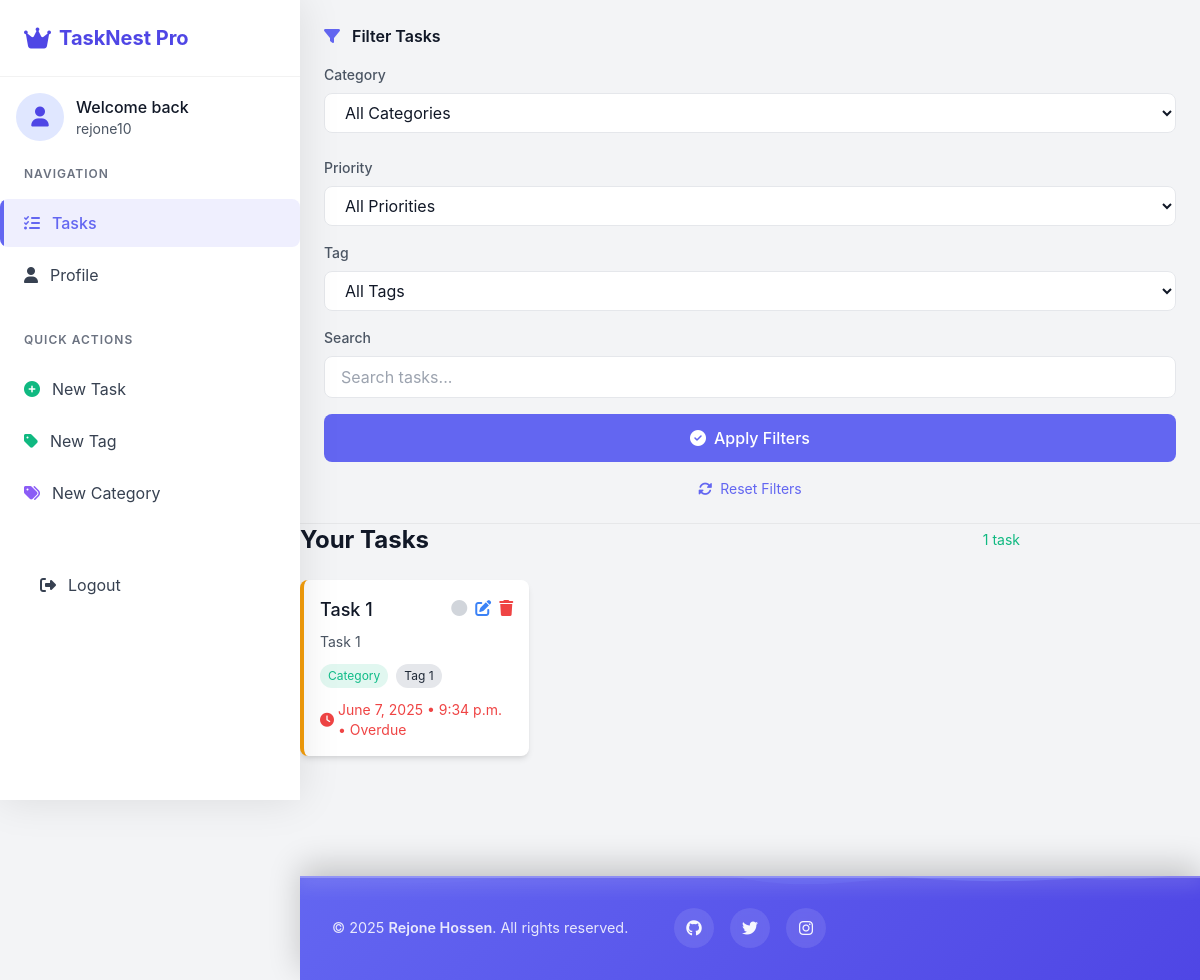
Before: / (signed in) with the older database file.
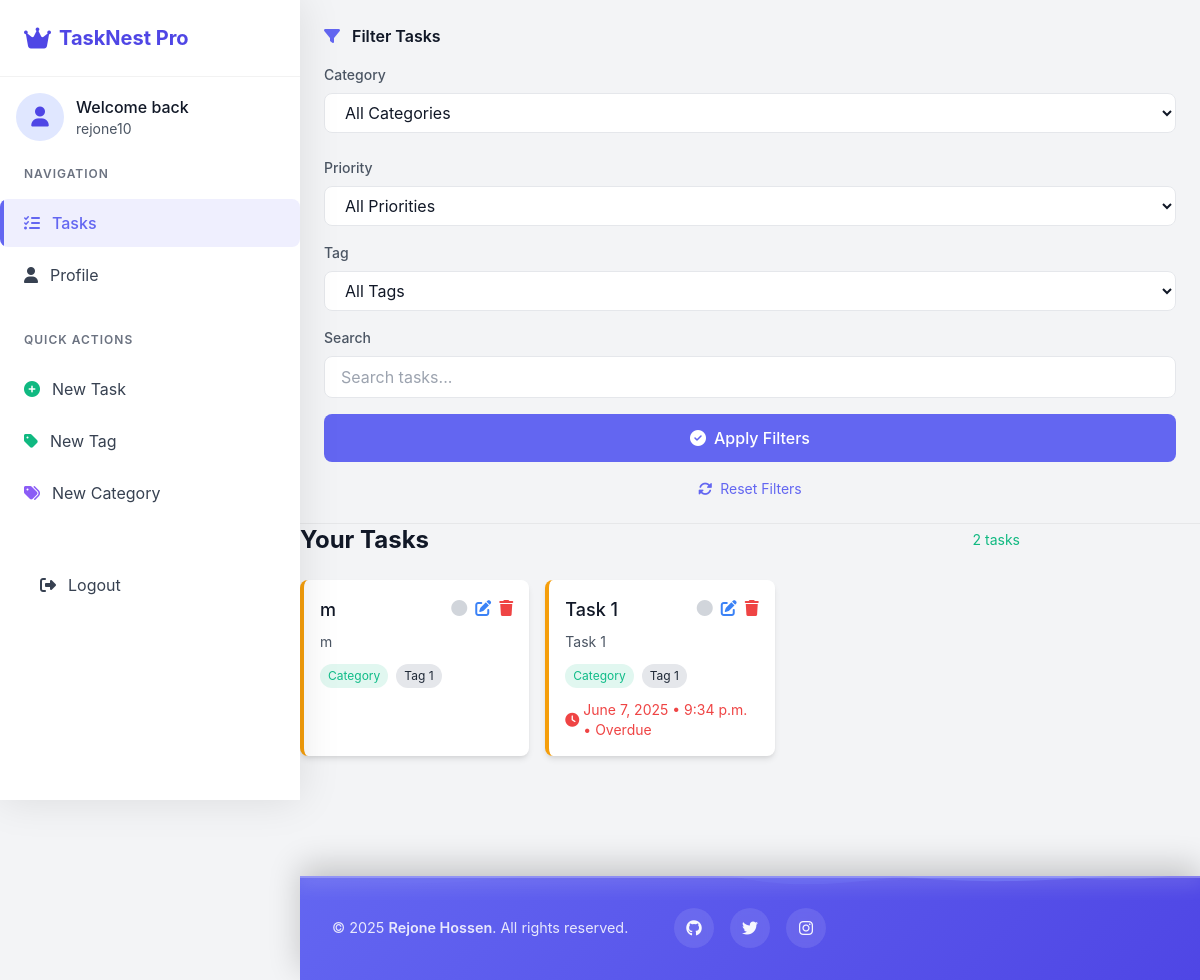
After: the same page with the newer database file.
### core/models.py (models this page shows, shortened)
class Task(models.Model):
    user = models.ForeignKey(CustomUser, on_delete=models.CASCADE, null=True, blank=True)
    title = models.CharField(max_length=200, null=True, blank=True)
    description = models.TextField(blank=True, null=True)
    priority = models.CharField(max_length=1, choices=PRIORITY_CHOICES, default='M')
    completed = models.BooleanField(default=False)
    created_at = models.DateTimeField(auto_now_add=True)
    updated_at = models.DateTimeField(auto_now=True)
    due_date = models.DateTimeField(blank=True, null=True)
    category = models.ForeignKey(Category, on_delete=models.SET_NULL, blank=True, null=True)
    tags = models.ManyToManyField(Tag, blank=True)
    order = models.PositiveIntegerField(default=0)
    class Meta:
        ordering = ['order', '-priority', 'due_date']
    @property
    def is_overdue(self):
        return self.due_date and timezone.now() > self.due_date
    @property
    def time_left(self):
        if not self.due_date:
            return None
        delta = self.due_date - timezone.now()
        if delta.total_seconds() < 0:
            return "Overdue"
        days = delta.days
        hours = delta.seconds // 3600
        if days > 0:
            return f"{days}d {hours}h left"
        return f"{hours}h left"

class Category(models.Model):
    name = models.CharField(max_length=50, null=True, blank=True)
    color = models.CharField(max_length=7, default='#3B82F6', null=True, blank=True)
    user = models.ForeignKey(CustomUser, on_delete=models.CASCADE)

class Tag(models.Model):
    name = models.CharField(max_length=50, null=True, blank=True)
    user = models.ForeignKey(CustomUser, on_delete=models.CASCADE, null=True, blank=True)

### core/views.py (the view)
# urls.py: path('', views.task_list, name='task_list'),
@login_required
def task_list(request):
    tasks = Task.objects.filter(user=request.user).order_by('order', '-priority', 'due_date')
    categories = Category.objects.filter(user=request.user)
    tags = Tag.objects.filter(user=request.user)
    shared_lists = SharedList.objects.filter(collaborators=request.user)
    category_id = request.GET.get('category')
    tag_id = request.GET.get('tag')
    priority = request.GET.get('priority')
    search_query = request.GET.get('search')
    if category_id:
        tasks = tasks.filter(category__id=category_id)
    if tag_id:
        tasks = tasks.filter(tags__id=tag_id)
    if priority:
        tasks = tasks.filter(priority=priority)
    if search_query:
        tasks = tasks.filter(title__icontains=search_query)
    from .models import PRIORITY_CHOICES
    context = {
        'tasks': tasks,
        'categories': categories,
        'tags': tags,
        'shared_lists': shared_lists,
        'priority_choices': PRIORITY_CHOICES,
    }
    return render(request, 'tasks/task_list.html', context)

### template/tasks/task_list.html (shortened to what this page needs)
{% extends "base.html" %}
{% load humanize %}
{% block content %}
<div class="cube-filter-section">
            <div class="cube-filter-title">
                <i class="fas fa-filter"></i>
                Filter Tasks
            </div>
            <form method="get" class="space-y-4">
                <div class="cube-filter-group">
                    <label class="cube-filter-label">Category</label>
                    <select name="category" class="cube-filter-input">
                        <option value="">All Categories</option>
                    </select>
                </div>
                <div class="cube-filter-group">
                    <label class="cube-filter-label">Priority</label>
                    <select name="priority" class="cube-filter-input">
                        <option value="">All Priorities</option>
                    </select>
                </div>
                <div class="cube-filter-group">
                    <label class="cube-filter-label">Tag</label>
                    <select name="tag" class="cube-filter-input">
                        <option value="">All Tags</option>
                    </select>
                </div>
                <div class="cube-filter-group">
                    <label class="cube-filter-label">Search</label>
                    <input type="text" name="search" value="{{ request.GET.search }}"
                           class="cube-filter-input"
                           placeholder="Search tasks...">
                </div>
                <button type="submit" class="cube-filter-btn">
                    <i class="fas fa-check-circle"></i>
                    Apply Filters
                </button>
                <a href="{% url 'task_list' %}" class="cube-filter-reset">
                    <i class="fas fa-sync-alt mr-1"></i>
                    Reset Filters
                </a>
            </form>
        </div>
<div class="flex flex-col md:flex-row gap-6">
    <div class="w-full md:w-3/4 lg:w-4/5">
        <div class="flex justify-between items-center mb-6">
            <h1 class="text-2xl font-bold">Your Tasks</h1>
            <div class="flex items-center space-x-2">
                <span class="text-sm {% if tasks.count == 0 %}text-gray-500{% elif tasks.count > 5 %}text-red-500{% else %}text-green-500{% endif %}">
                    {{ tasks.count }} task{{ tasks.count|pluralize }}
                </span>
            </div>
        </div>
        {% if tasks %}
            <div id="task-container" class="grid grid-cols-1 md:grid-cols-2 lg:grid-cols-3 gap-4">
                {% for task in tasks %}
                    {% include "tasks/partials/_task_card.html" %}
                {% endfor %}
            </div>
        {% endif %}
    </div>
</div>
{% endblock %}

### template/tasks/partials/_task_card.html
{% load humanize %}
<div class="task-card bg-white dark:bg-gray-800 rounded-lg shadow-md overflow-hidden border-l-4
            {% if task.priority == 'H' %}border-red-500{% elif task.priority == 'M' %}border-yellow-500{% else %}border-green-500{% endif %}"
     data-task-id="{{ task.id }}">
    <div class="p-4">
        <div class="flex justify-between items-start mb-2">
            <h3 class="text-lg font-medium {% if task.completed %}line-through text-gray-500{% endif %}">
                {{ task.title }}
            </h3>
            <div class="flex space-x-2">
                <button class="toggle-complete" data-task-id="{{ task.id }}">
                    <i class="fas {% if task.completed %}fa-check-circle text-green-500{% else %}fa-circle text-gray-300{% endif %}"></i>
                </button>
                <a href="{% url 'task_update' task.id %}" class="text-blue-500 hover:text-blue-700">
                    <i class="fas fa-edit"></i>
                </a>
                <a href="{% url 'task_delete' task.id %}" class="text-red-500 hover:text-red-700">
                    <i class="fas fa-trash"></i>
                </a>
            </div>
        </div>
        {% if task.description %}
            <p class="text-sm text-gray-600 dark:text-gray-400 mb-3">{{ task.description }}</p>
        {% endif %}
        <div class="flex flex-wrap gap-2 mb-3">
            {% if task.category %}
                <span class="px-2 py-1 text-xs rounded-full" style="background-color: {{ task.category.color }}20; color: {{ task.category.color }};">
                    {{ task.category.name }}
                </span>
            {% endif %}
            {% for tag in task.tags.all %}
                <span class="px-2 py-1 text-xs rounded-full bg-gray-200 dark:bg-gray-700 text-gray-800 dark:text-gray-300">
                    {{ tag.name }}
                </span>
            {% endfor %}
        </div>
        {% if task.due_date %}
            <div class="flex items-center text-sm {% if task.is_overdue %}text-red-500{% else %}text-gray-500 dark:text-gray-400{% endif %}">
                <i class="fas fa-clock mr-1"></i>
                <span>
                    {{ task.due_date|naturalday }} •
                    {{ task.due_date|time }}
                    {% if task.time_left %} • {{ task.time_left }}{% endif %}
                </span>
            </div>
        {% endif %}
    </div>
</div>

Changed rows visible on the page:
added Task: title "m", completed False (drawn), description "m", category.name "Category", Tag (name "Tag 1")
Other visible differences:
{{ tasks.count }}: "1" → "2"
